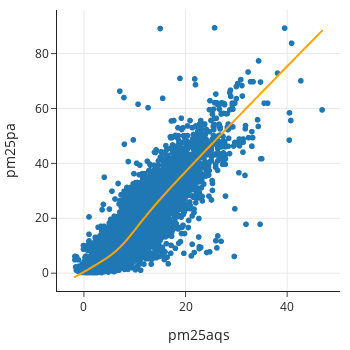

This figure's notebook cell:
### Markdown cell above
We see that the distributions of PM2.5 readings are skewed to the right.

### Code cell
px.scatter(full_df, x='pm25aqs', y='pm25pa', 
           trendline='lowess', trendline_color_override="orange",
           width=350, height=350)

### Figure 1 — Plotly figure (JSON) as saved in the notebook; plotly's stock layout.template omitted (floating-point values rounded to 4 significant figures; data arrays with more than 128 entries replaced by an {"elided": "..."} marker saying what was removed)
{"data": [{"hovertemplate": "pm25aqs=%{x}<br>pm25pa=%{y}<extra></extra>", "legendgroup": "", "marker": {"color": "#1F77B4", "symbol": "circle"}, "mode": "markers", "name": "", "showlegend": false, "type": "scattergl", "x": {"elided": "12241 float values"}, "xaxis": "x", "y": {"elided": "12241 float values"}, "yaxis": "y"}, {"hovertemplate": "<b>LOWESS trendline</b><br><br>pm25aqs=%{x}<br>pm25pa=%{y} <b>(trend)</b><extra></extra>", "legendgroup": "", "line": {"color": "orange"}, "marker": {"color": "#1F77B4", "symbol": "circle"}, "mode": "lines", "name": "", "showlegend": false, "type": "scattergl", "x": {"elided": "12241 float values"}, "xaxis": "x", "y": {"elided": "12241 float values"}, "yaxis": "y"}], "layout": {"height": 350, "legend": {"tracegroupgap": 0}, "width": 350, "xaxis": {"anchor": "y", "autorange": true, "domain": [0, 1], "range": [-5.301, 50.4], "title": {"text": "pm25aqs"}, "type": "linear"}, "yaxis": {"anchor": "x", "autorange": true, "domain": [0, 1], "range": [-6.487, 95.88], "title": {"text": "pm25pa"}, "type": "linear"}}}
